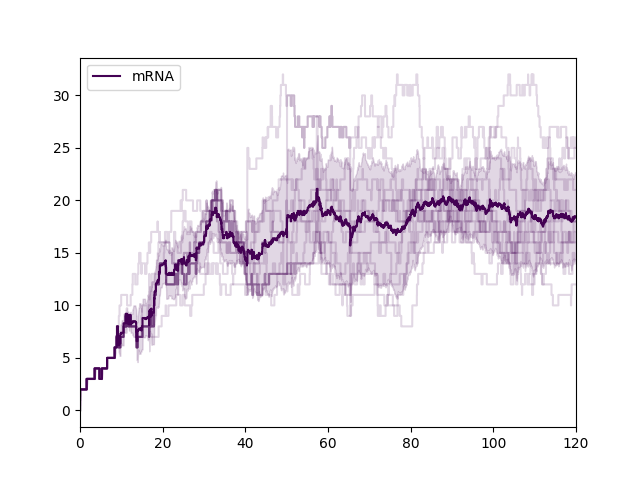

Python code for this plot:
import ssa
import numpy as np
import matplotlib.pyplot as plt


def run():
    reactants = np.array([[0], [1]])
    products = np.array([[1], [0]])

    t_max = 120
    x0 = np.array([0])
    k = np.array([1, 0.05])

    output = ssa.output.ArrayOutput(np.linspace(0, t_max, 100))
    output = ssa.output.FullOutput()

    model = ssa.Model(
        reactants=reactants, products=products, t_max=t_max, x0=x0, k=k, output=output
    )
    result = model.simulate(n_reps=10)

    x_names = ["mRNA"]
    ssa.plot(result, show=False, x_names=x_names)
    plt.savefig("mrna_transcription.png")


run()
